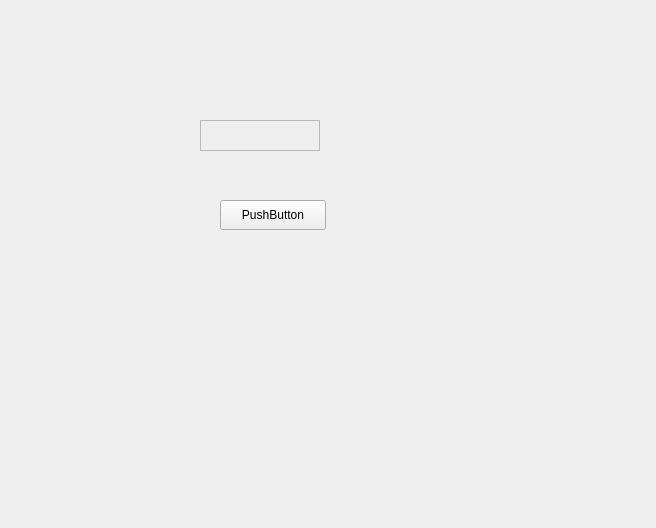
<?xml version="1.0" encoding="UTF-8"?>
<ui version="4.0">
 <class>Form</class>
 <widget class="QWidget" name="Form">
  <property name="geometry">
   <rect>
    <x>0</x>
    <y>0</y>
    <width>656</width>
    <height>528</height>
   </rect>
  </property>
  <property name="windowTitle">
   <string>Form</string>
  </property>
  <widget class="QScrollArea" name="scrollArea">
   <property name="geometry">
    <rect>
     <x>200</x>
     <y>120</y>
     <width>120</width>
     <height>31</height>
    </rect>
   </property>
   <property name="widgetResizable">
    <bool>true</bool>
   </property>
   <widget class="QWidget" name="scrollAreaWidgetContents">
    <property name="geometry">
     <rect>
      <x>0</x>
      <y>0</y>
      <width>118</width>
      <height>29</height>
     </rect>
    </property>
   </widget>
  </widget>
  <widget class="QPushButton" name="pushButton">
   <property name="geometry">
    <rect>
     <x>220</x>
     <y>200</y>
     <width>106</width>
     <height>30</height>
    </rect>
   </property>
   <property name="text">
    <string>PushButton</string>
   </property>
  </widget>
 </widget>
 <resources/>
 <connections/>
</ui>
